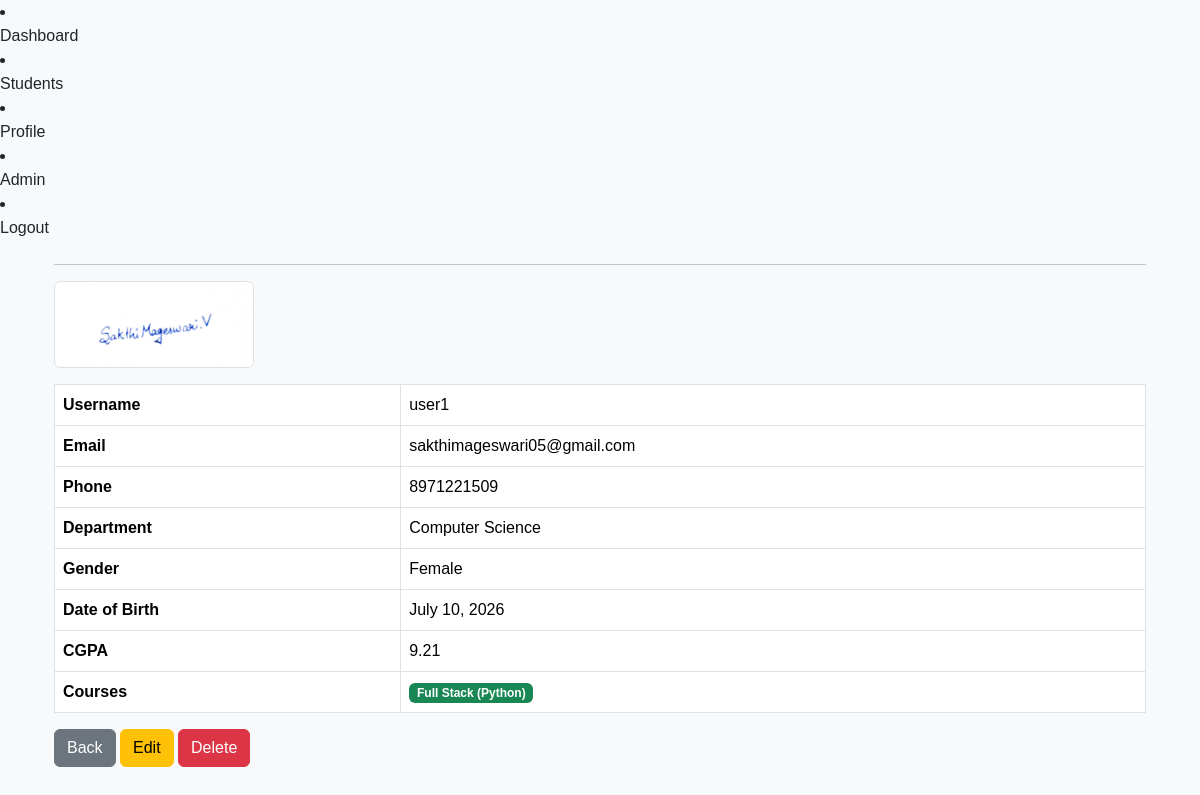
Screenshot of /students/students/1/ (signed in) with the database file from the repository.
### students/models.py (models this page shows, shortened)
class Student(models.Model):
    GENDER_CHOICES = (
        ('Male', 'Male'),
        ('Female', 'Female'),
        ('Other', 'Other')
    )
    user = models.OneToOneField(settings.AUTH_USER_MODEL, on_delete=models.CASCADE, related_name="student_profile")
    dob = models.DateField()
    gender = models.CharField(max_length=10, choices=GENDER_CHOICES, default='Male')
    cgpa = models.DecimalField(max_digits=3, decimal_places=2)
    photo = models.ImageField(upload_to='students/', null=True, blank=True)
    department = models.ForeignKey(Department, on_delete=models.CASCADE, related_name='students')
    courses = models.ManyToManyField(Course, blank=True)
    created_at = models.DateTimeField(auto_now_add=True)
    updated_at = models.DateTimeField(auto_now=True)

class Department(models.Model):
    name = models.CharField(max_length=100)
    building = models.CharField(max_length=100)

class Course(models.Model):
    name = models.CharField(max_length=100)
    code = models.CharField(max_length=100)
    credits = models.IntegerField()

### accounts/models.py (models this page shows, shortened)
class CustomUser(AbstractUser):
    ROLE_CHOICES=(
        ('ADMIN','Admin'),
        ('STUDENT','Student'),
        ('TEACHER','Teacher')
    )
    phone=models.CharField(max_length=20,blank=True)
    profile_picture=models.ImageField(upload_to='profile_pictures',blank=True,null=True)
    role=models.CharField(max_length=20,choices=ROLE_CHOICES,default='STUDENT')

### students/views.py (the view)
class StudentDetailView(LoginRequiredMixin, DetailView):
    model = Student
    template_name = "students/student_detail.html"
    context_object_name = "student"

### templates/students/student_detail.html (shortened to what this page needs)
{% extends "base.html" %}
{% block content %}
<div class="container mt-4">
    <hr>
    {% if student.photo %}
        <img src="{{ student.photo.url }}"
             width="200"
             class="img-thumbnail mb-3">
    {% endif %}
    <table class="table table-bordered">
        <tr>
            <th>Username</th>
            <td>{{ student.user.username }}</td>
        </tr>
        <tr>
            <th>Email</th>
            <td>{{ student.user.email }}</td>
        </tr>
        <tr>
            <th>Phone</th>
            <td>{{ student.user.phone }}</td>
        </tr>
        <tr>
            <th>Department</th>
            <td>{{ student.department.name }}</td>
        </tr>
        <tr>
            <th>Gender</th>
            <td>{{ student.gender }}</td>
        </tr>
        <tr>
            <th>Date of Birth</th>
            <td>{{ student.dob }}</td>
        </tr>
        <tr>
            <th>CGPA</th>
            <td>{{ student.cgpa }}</td>
        </tr>
        <tr>
            <th>Courses</th>
            <td>
                {% for course in student.courses.all %}
                    <span class="badge bg-success">
                        {{ course.name }}
                    </span>
                {% empty %}
                    No Courses
                {% endfor %}
            </td>
        </tr>
    </table>
    <a href="{% url 'student_list' %}" class="btn btn-secondary">
        Back
    </a>
    {% if request.user.role == "ADMIN" or request.user.role == "TEACHER" %}
        <a href="{% url 'student_edit' student.id %}" class="btn btn-warning">
            Edit
        </a>
    {% endif %}
    {% if request.user.role == "ADMIN" %}
        <a href="{% url 'student_delete' student.id %}" class="btn btn-danger">
            Delete
        </a>
    {% endif %}
</div>
{% endblock %}

### static/css/style.css (style rules this page uses)
body { background-color: #f8f9fa; font-family: Arial, sans-serif; }
table { background: #f8f9fa; }

### rows the page displays
Student: photo (picture), user.username "user1", user.email "sakthimageswari05@gmail.com", user.phone "8971221509", department.name "Computer Science", gender "Female", dob "July 10, 2026", cgpa "9.21"
Course: name "Full Stack (Python)"
